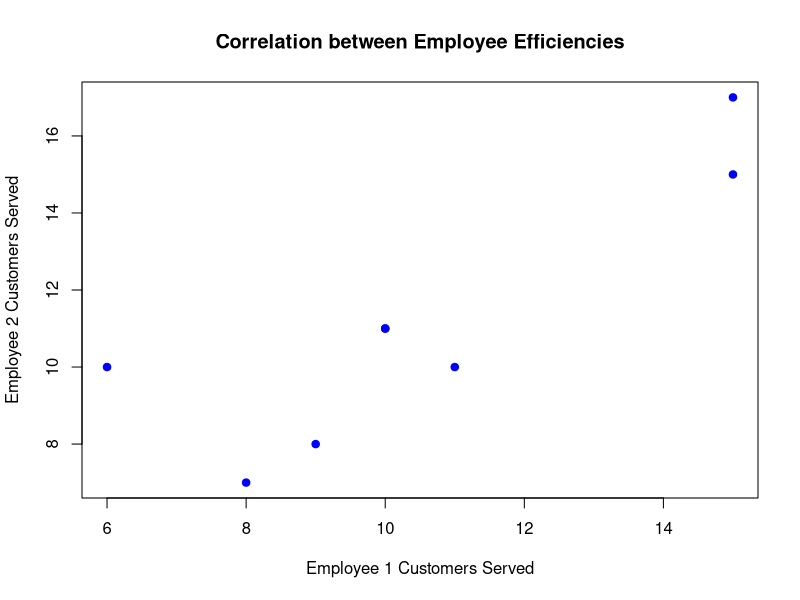

Here is the R script that generated this plot:
## ---- chunk 1
set.seed(123)

hours <- 1:8
employee_1 <- round(rnorm(8, mean=10, sd=3))  # Employee 1 customers served
employee_2 <- employee_1 + round(rnorm(8, sd=2))  # Employee 2, positively correlated with some variation

data <- data.frame(hour=hours, employee_1=employee_1, employee_2=employee_2)
print(data)
## ---- chunk 2
min(data) == 4
## ---- chunk 3

cor.test(data$employee_1, data$employee_2)
## ---- chunk 4
plot(data$employee_1, data$employee_2, main="Correlation between Employee Efficiencies",
     xlab="Employee 1 Customers Served", ylab="Employee 2 Customers Served", pch=19, col="blue")
## ---- chunk 5
model <- lm(employee_2 ~ employee_1, data=data)
summary(model)
